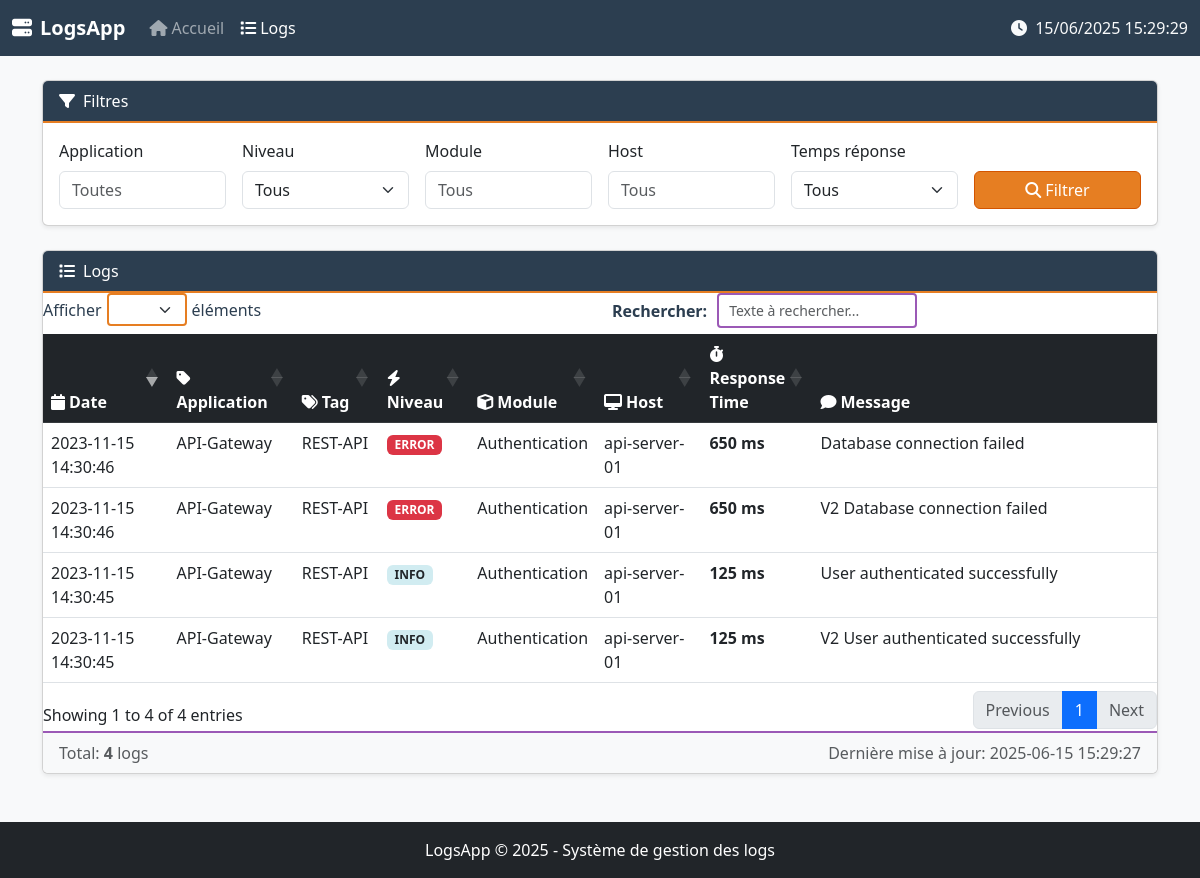
Page /logs on the committed database.
### tables this page shows
CREATE TABLE logs (
                    id INTEGER PRIMARY KEY AUTOINCREMENT,
                    application TEXT,
                    tag TEXT,
                    timestamp TEXT,
                    level TEXT,
                    message TEXT,
                    user TEXT,
                    module TEXT,
                    host TEXT,
                    response_time INTEGER DEFAULT 0
                );

### server/app.py (the view)
@app.route('/logs')
def view_logs():
    filters = {
        'tag': request.args.get('tag', ''),
        'level': request.args.get('level', ''),
        'application': request.args.get('application', ''),
        'module': request.args.get('module', ''),
        'host': request.args.get('host', ''),
        'response_time': request.args.get('response_time', '')
    }
    logs = db.get_logs(
        tag=filters['tag'],
        level=filters['level'],
        application=filters['application'],
        module=filters['module'],
        host=filters['host'],
        response_time=filters['response_time']
    )
    stats = {
        'total': len(logs),
        'info': sum(1 for log in logs if log['level'] == 'INFO'),
        'warnings': sum(1 for log in logs if log['level'] == 'WARNING'),
        'errors': sum(1 for log in logs if log['level'] == 'ERROR')
    }
    return render_template('logs.html', logs=logs, stats=stats, **filters)

### server/app.py (called while the page is built)
@app.context_processor
def inject_global_vars():
    return {
        'now': datetime.now().strftime("%Y-%m-%d %H:%M:%S"),
        'app_name': 'LogsApp'
    }

### server/db_sqlite.py (called while the page is built, shortened)
    def get_logs(self, tag='', level='', application='',
           module='', host='', response_time='', limit=100):
            query = 'SELECT * FROM logs WHERE 1=1'
            params = []
            conditions = {
                'tag': tag,
                'level': level,
                'application': application,
                'module': module,
                'host': host
            }
            for field, value in conditions.items():
                if value:
                    query += f' AND {field} = ?'
                    params.append(value)
            query += ' ORDER BY timestamp DESC LIMIT ?'
            params.append(limit)
            return self.conn.execute(query, params).fetchall()

### server/templates/logs.html (shortened to what this page needs)
{% extends "base.html" %}
{% block extra_css %}
<link rel="stylesheet" href="https://cdn.datatables.net/1.13.6/css/dataTables.bootstrap5.min.css">
{% endblock %}
{% block content %}
<div class="card shadow-sm mb-4">
    <div class="card-header bg-primary text-white">
        <i class="fas fa-filter me-2"></i>Filtres
    </div>
    <div class="card-body">
        <form id="filterForm" class="row g-3">
            <div class="col-md-2">
                <label for="appFilter" class="form-label">Application</label>
                <input type="text" class="form-control" id="appFilter" name="application"
                       value="{{ application or '' }}" placeholder="Toutes">
            </div>
            <div class="col-md-2">
                <label for="levelFilter" class="form-label">Niveau</label>
                <select class="form-select" id="levelFilter" name="level">
                    <option value="">Tous</option>
                </select>
            </div>
            <div class="col-md-2">
                <label for="moduleFilter" class="form-label">Module</label>
                <input type="text" class="form-control" id="moduleFilter" name="module"
                       value="{{ module or '' }}" placeholder="Tous">
            </div>
            <div class="col-md-2">
                <label for="hostFilter" class="form-label">Host</label>
                <input type="text" class="form-control" id="hostFilter" name="host"
                       value="{{ host or '' }}" placeholder="Tous">
            </div>
            <div class="col-md-2">
                <label for="responseTimeFilter" class="form-label">Temps réponse</label>
                <select class="form-select" id="responseTimeFilter" name="response_time">
                    <option value="">Tous</option>
                </select>
            </div>
            <div class="col-md-2 d-flex align-items-end">
                <button type="submit" class="btn btn-primary w-100">
                    <i class="fas fa-search me-1"></i>Filtrer
                </button>
            </div>
        </form>
    </div>
</div>
<div class="card shadow-sm">
    <div class="card-header bg-primary text-white d-flex justify-content-between align-items-center">
        <span><i class="fas fa-list me-2"></i>Logs</span>
    </div>
    <div class="card-body p-0">
        <div class="table-responsive">
            <table id="logsTable" class="table table-hover mb-0">
                <thead class="table-dark">
                    <tr>
                        <th><i class="fas fa-calendar me-1"></i>Date</th>
                        <th><i class="fas fa-tag me-1"></i>Application</th>
                        <th><i class="fas fa-tags me-1"></i>Tag</th>
                        <th><i class="fas fa-bolt me-1"></i>Niveau</th>
                        <th><i class="fas fa-cube me-1"></i>Module</th>
                        <th><i class="fas fa-desktop me-1"></i>Host</th>
                        <th><i class="fas fa-stopwatch me-1"></i>Response Time</th>
                        <th><i class="fas fa-comment me-1"></i>Message</th>
                    </tr>
                </thead>
                <tbody>
                    {% for log in logs %}
                    <tr class="{% if log.level == 'ERROR' %}log-error{% elif log.level == 'WARNING' %}log-warning{% else %}log-info{% endif %}">
                        <td>{{ log.timestamp }}</td>
                        <td>{{ log.application }}</td>
                        <td>{{ log.tag }}</td>
                        <td>
                            <span class="badge
                                {% if log.level == 'ERROR' %}bg-danger
                                {% elif log.level == 'WARNING' %}bg-warning text-dark
                                {% elif log.level == 'INFO' %}bg-info text-dark
                                {% else %}bg-secondary{% endif %}">
                                {{ log.level }}
                            </span>
                        </td>
                        <td>{{ log.module }}</td>
                        <td>{{ log.host }}</td>
                        <td class="{% if log.response_time < 100 %}response-time-fast
                                  {% elif log.response_time < 500 %}response-time-medium
                                  {% else %}response-time-slow{% endif %}">
                            {{ log.response_time }} ms
                        </td>
                        <td class="text-truncate" style="max-width: 300px;" title="{{ log.message }}">{{ log.message }}</td>
                    </tr>
                    {% else %}
                    <tr>
                        <td colspan="8" class="text-center py-4 text-muted">Aucun log disponible</td>
                    </tr>
                    {% endfor %}
                </tbody>
            </table>
        </div>
    </div>
    <div class="card-footer text-muted">
        <div class="d-flex justify-content-between">
            <div>Total: <strong>{{ logs|length }}</strong> logs</div>
            <div>Dernière mise à jour: <span id="lastUpdate">{{ now }}</span></div>
        </div>
    </div>
</div>
{% endblock %}

### server/templates/base.html (style rules this page uses)
.log-error { background-color: #f8d7da; }
.log-info { background-color: #d1ecf1; }
.table-responsive { max-height: 70vh; overflow-y: auto; }

### server/templates/logs.html (style rules this page uses)
.bg-primary { background-color: #2c3e50 !important; }
.btn-primary { background-color: #e67e22 !important; border-color: #d35400 !important; }
.badge.bg-info { background-color: #d1ecf1 !important; }
.card-header { border-bottom: 2px solid #e67e22; }
.card-footer { background-color: #f8f9fa; border-top: 2px solid #9b59b6; }
.log-error { background-color: #f8d7da; }
.log-info { background-color: #d1ecf1; }
.response-time-medium { color: #ffc107; font-weight: bold; }
.response-time-slow { color: #dc3545; font-weight: bold; }
th:nth-child(1) { width: 12%; }
th:nth-child(2) { width: 10%; }
th:nth-child(3) { width: 8%; }
th:nth-child(4) { width: 8%; }
th:nth-child(5) { width: 10%; }
th:nth-child(6) { width: 10%; }
th:nth-child(7) { width: 10%; }
th:nth-child(8) { width: 32%; }

### rows in the picture
logs: timestamp "2023-11-15 14:30:46", application "API-Gateway", tag "REST-API", level "ERROR", module "Authentication", host "api-server-01", response_time "650", message "Database connection failed"
logs: timestamp "2023-11-15 14:30:46", application "API-Gateway", tag "REST-API", level "ERROR", module "Authentication", host "api-server-01", response_time "650", message "V2 Database connection failed"
logs: timestamp "2023-11-15 14:30:45", application "API-Gateway", tag "REST-API", level "INFO", module "Authentication", host "api-server-01", response_time "125", message "User authenticated successfully"
logs: timestamp "2023-11-15 14:30:45", application "API-Gateway", tag "REST-API", level "INFO", module "Authentication", host "api-server-01", response_time "125", message "V2 User authenticated successfully"

### other values in the picture
{{ logs|length }} "4"
{{ now }} "2025-06-15 15:29:27"
{{ now[:4] }} "2025"
